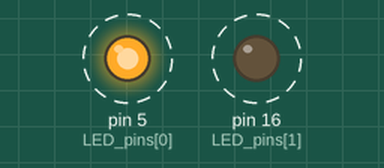
A sketch run on a simulated Arduino Uno, built with avr-gcc and run on an emulated ATmega328P. Parts: output pins drawn as LEDs (lit = HIGH). Dashed ring = blinking.

Above: at 0.2 s.
Timing chart, 0 to 3.0 s (numbered marks = the images above):
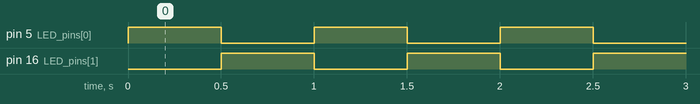

The sketch:

blinking_alternate_bulbs.ino
```cpp
int LED_pins[] = {5, 16};
int blink_delay = 500;
int light_status = 1;

void setup() {
    pinMode(LED_pins[0], OUTPUT);
    pinMode(LED_pins[1], OUTPUT);
}

void loop() {
    digitalWrite(LED_pins[0], light_status);
    digitalWrite(LED_pins[1], !light_status);

    delay(blink_delay);

    light_status = !light_status;
}
```

Measured:
- by itself, pin 5 (LED_pins[0]), pin 16 (LED_pins[1]): alternates HIGH for 0.50 s and LOW for 0.50 s
